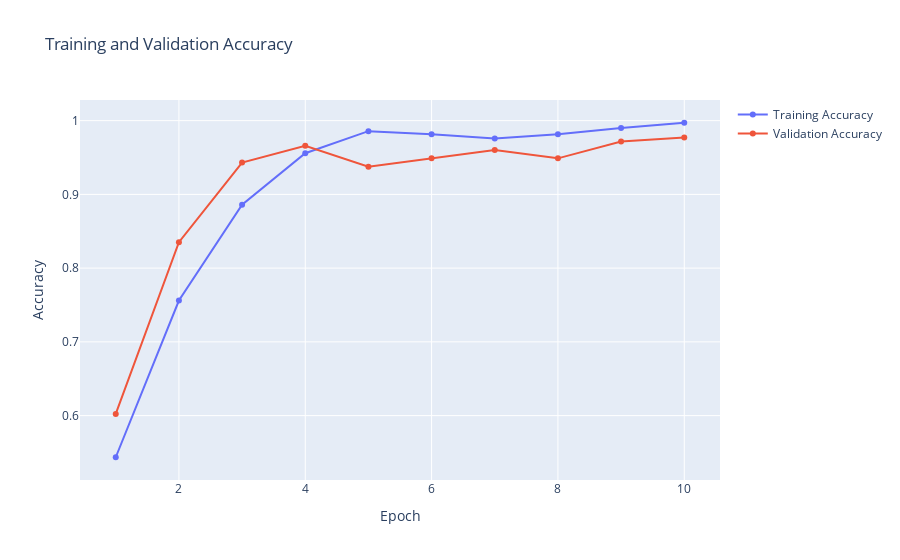
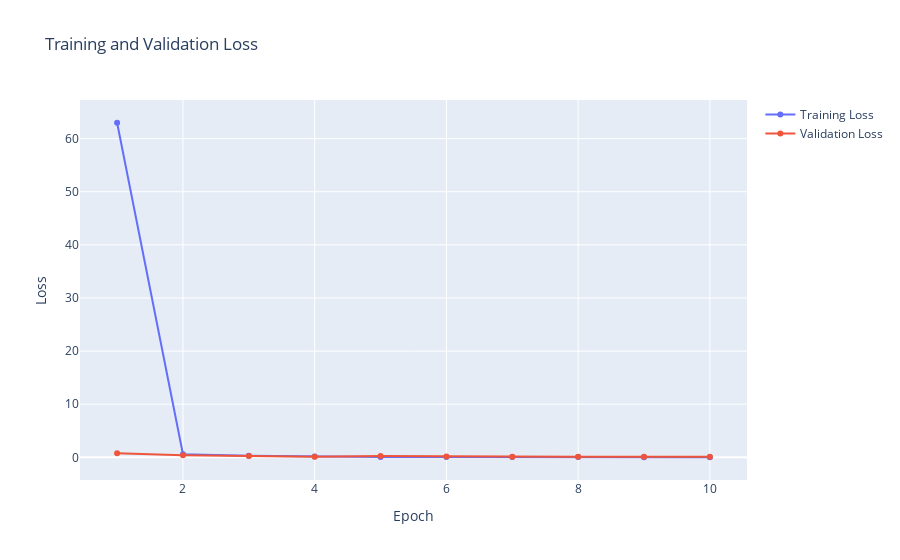

Notebook code cell kept with these figures, in order:
### Code cell
from plotly.subplots import make_subplots
import plotly.graph_objects as go

def history_plot(history):
    epochs = len(history.history['accuracy'])
    fig1 = make_subplots()
    fig1.add_trace(go.Scatter(x=np.arange(1, epochs + 1), y=history.history["accuracy"], name="Training Accuracy"))
    fig1.add_trace(go.Scatter(x=np.arange(1, epochs + 1), y=history.history["val_accuracy"], name="Validation Accuracy"))
    fig1.update_layout(title="Training and Validation Accuracy", xaxis_title="Epoch", yaxis_title="Accuracy")
    fig1.show()

    fig2 = make_subplots()
    fig2.add_trace(go.Scatter(x=np.arange(1, epochs + 1), y=history.history["loss"], name="Training Loss"))
    fig2.add_trace(go.Scatter(x=np.arange(1, epochs + 1), y=history.history["val_loss"], name="Validation Loss"))
    fig2.update_layout(title="Training and Validation Loss", xaxis_title="Epoch", yaxis_title="Loss")
    fig2.show()

history_plot(history)

### Figure 1 — Plotly figure (JSON) as saved in the notebook; plotly's stock layout.template omitted (floating-point values rounded to 4 significant figures)
{"data": [{"name": "Training Accuracy", "type": "scatter", "x": [1, 2, 3, 4, 5, 6, 7, 8, 9, 10], "y": [0.5435, 0.7561, 0.8859, 0.9558, 0.9857, 0.9815, 0.9757, 0.9815, 0.99, 0.9971]}, {"name": "Validation Accuracy", "type": "scatter", "x": [1, 2, 3, 4, 5, 6, 7, 8, 9, 10], "y": [0.6023, 0.8352, 0.9432, 0.9659, 0.9375, 0.9489, 0.9602, 0.9489, 0.9716, 0.9773]}], "layout": {"title": {"text": "Training and Validation Accuracy"}, "xaxis": {"anchor": "y", "domain": [0, 1], "title": {"text": "Epoch"}}, "yaxis": {"anchor": "x", "domain": [0, 1], "title": {"text": "Accuracy"}}}}

### Figure 2 — Plotly figure (JSON) as saved in the notebook; plotly's stock layout.template omitted (floating-point values rounded to 4 significant figures)
{"data": [{"name": "Training Loss", "type": "scatter", "x": [1, 2, 3, 4, 5, 6, 7, 8, 9, 10], "y": [62.98, 0.5846, 0.3191, 0.1499, 0.05465, 0.06328, 0.05665, 0.05959, 0.03051, 0.01704]}, {"name": "Validation Loss", "type": "scatter", "x": [1, 2, 3, 4, 5, 6, 7, 8, 9, 10], "y": [0.7495, 0.3814, 0.231, 0.1269, 0.2677, 0.1717, 0.1056, 0.1044, 0.1166, 0.09661]}], "layout": {"title": {"text": "Training and Validation Loss"}, "xaxis": {"anchor": "y", "domain": [0, 1], "title": {"text": "Epoch"}}, "yaxis": {"anchor": "x", "domain": [0, 1], "title": {"text": "Loss"}}}}
